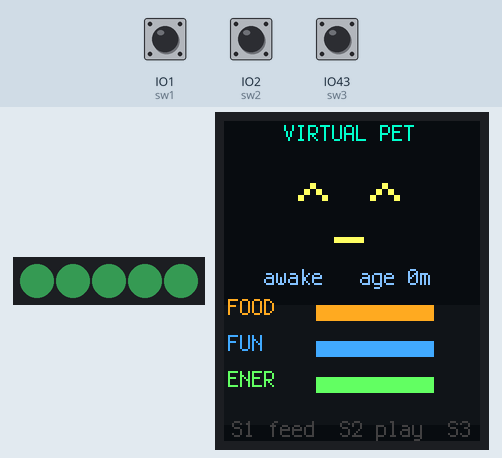
The program below on a simulated ESP32 board running CircuitPython. Shown: 5 RGB LEDs in strip order, left to right, 128×160 colour display. Inputs (shaded band) come from the test bench; at power-on: IO43 (sw3) HIGH, IO1 (sw1) HIGH, IO2 (sw2) HIGH. Dim RGB values are drawn brighter than linear.

Above: at 1.2 s.
1.3 s: IO43 (sw3) pulled LOW for 0.15 s
At 2.45 s:
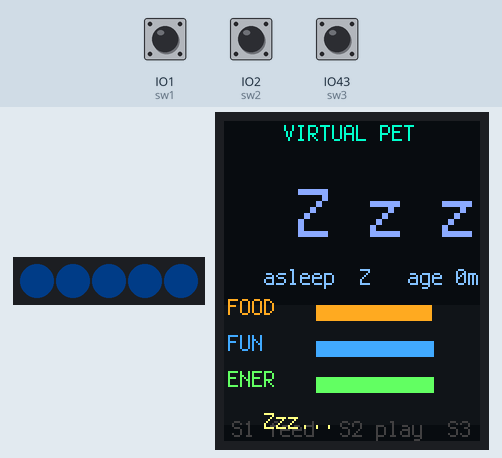
3.2 s: IO1 (sw1) pulled LOW for 0.15 s
At 3.96 s:
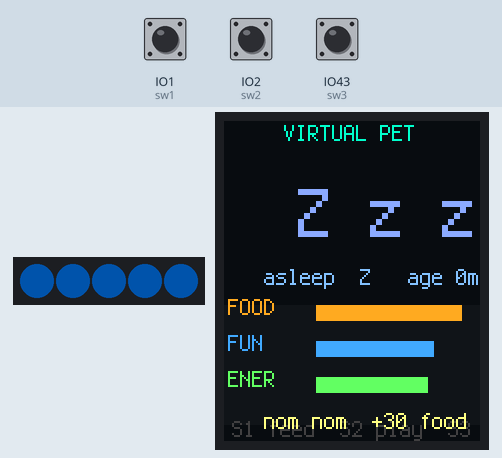
4.9 s: IO2 (sw2) pulled LOW for 0.15 s
At 5.54 s:
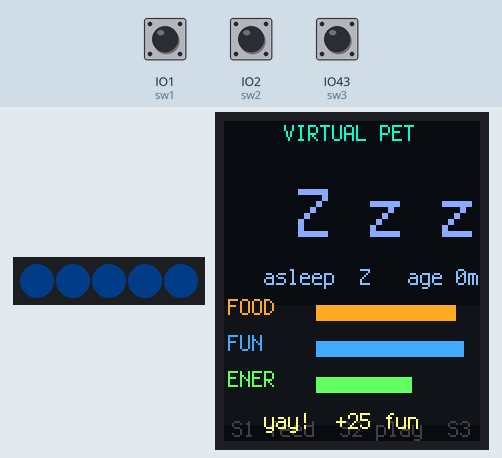
6.6 s: IO1 (sw1) pulled LOW for 1 s
At 7.09 s:
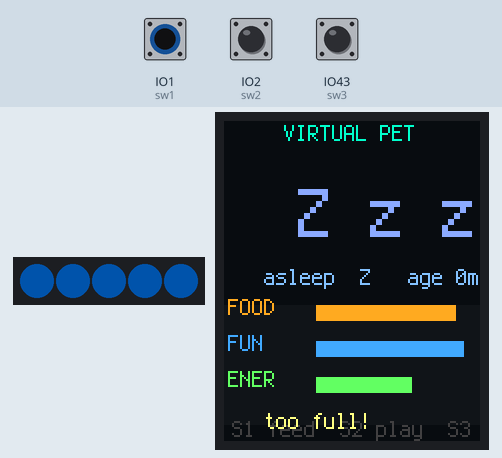
9.1 s: IO2 (sw2) pulled LOW for 0.15 s
At 10.2 s:
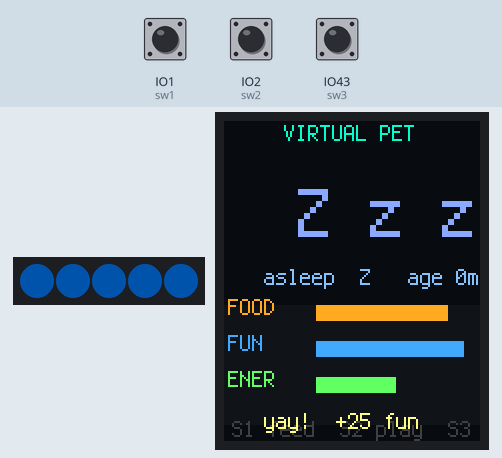
10.7 s: IO1 (sw1) driven LOW and IO43 (sw3) driven LOW
At 11.42 s:
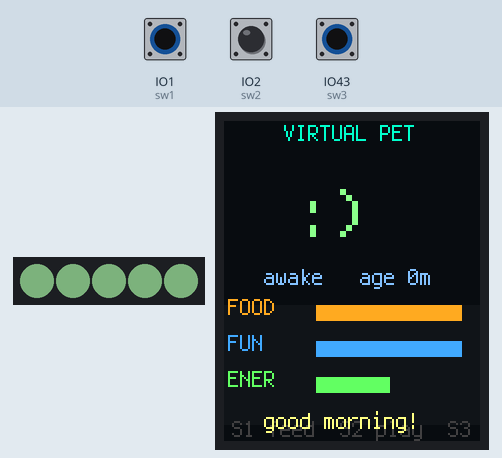
Timing chart, 0 to 13.5 s (numbered marks = the images above; inputs shaded):
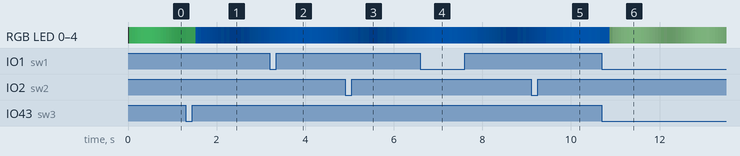

Measured:
- after the input at 3.2 s, the display: first differs from a run without the input after 0.06 s (image 2 shows a later state)
- after the input at 4.9 s, the display: first changes at once (image 3 shows a later state)
- after the input at 6.6 s, the display: first differs from a run without the input after 0.07 s (image 4 shows a later state)
- after the input at 9.1 s, the display: first changes at once (image 5 shows a later state)
- after the input at 10.7 s, the display: first changes after 0.18 s (image 6 shows a later state)

The program:

code.py
```python
"""
code.py -- Tamagotchi (virtual pet)
====================================================================
A tiny virtual pet that lives on your badge. It gets hungry, bored and
tired over time -- feed it, play with it, and let it sleep. Its mood
shows on the display as an ASCII face and on the 5 NeoPixels as a
mood colour that gently breathes.

The pet's stats and its total age are saved in NVM (offset 76..81)
roughly every 20 seconds and whenever you interact, so it remembers
you across resets and power cycles. Because the badge has no battery
backed clock, the pet doesn't age or get hungry while powered off --
it's simply waiting, exactly as you left it.

Controls
--------
  SW1 (IO1)   -- FEED    (fills hunger; no-op if already full)
  SW2 (IO2)   -- PLAY    (raises fun; costs energy; no-op if exhausted)
  SW3 (IO43)  -- SLEEP / WAKE toggle
"""

import time
import math
import board
import busio
import displayio
import fourwire
import digitalio
import neopixel
import microcontroller
import bitmaptools
import adafruit_st7735r
from adafruit_display_text import label
import terminalio

# ------------------------------------------------------------------
# Hardware
# ------------------------------------------------------------------
pixels = neopixel.NeoPixel(board.IO4, 5, brightness=0.3, auto_write=False)
pixels.fill((0, 0, 0)); pixels.show()

sw1 = digitalio.DigitalInOut(board.IO1);  sw1.switch_to_input(pull=digitalio.Pull.UP)
sw2 = digitalio.DigitalInOut(board.IO2);  sw2.switch_to_input(pull=digitalio.Pull.UP)
sw3 = digitalio.DigitalInOut(board.IO43); sw3.switch_to_input(pull=digitalio.Pull.UP)

font_cs = digitalio.DigitalInOut(board.IO9); font_cs.switch_to_output(value=True)
bl = digitalio.DigitalInOut(board.IO5); bl.switch_to_output(value=False)

displayio.release_displays()
spi = busio.SPI(clock=board.IO12, MOSI=board.IO11)
display_bus = fourwire.FourWire(
    spi, command=board.IO6, chip_select=board.IO10, reset=board.IO7,
    baudrate=8_000_000,
)
display = adafruit_st7735r.ST7735R(
    display_bus, width=128, height=160, rotation=0, bgr=True, auto_refresh=False,
)

# ------------------------------------------------------------------
# Display layout
# ------------------------------------------------------------------
scene = displayio.Group()
bg = displayio.Bitmap(128, 160, 1)
bp = displayio.Palette(1); bp[0] = 0x0A0E14
scene.append(displayio.TileGrid(bg, pixel_shader=bp, x=0, y=0))

title = label.Label(terminalio.FONT, text="VIRTUAL PET", color=0x00FFCC, x=30, y=6)
face_lbl = label.Label(terminalio.FONT, text="^_^", color=0xFFFF88, scale=3, x=37, y=46)
status_lbl = label.Label(terminalio.FONT, text="", color=0x80C0FF, x=20, y=78)
scene.append(title); scene.append(face_lbl); scene.append(status_lbl)

# Stat bars drawn on a bitmap in the lower half
BAR_X = 46
BAR_W = 74
BAR_H = 8
BAR_Y0 = 92
BAR_ROW = 18
bars_bmp = displayio.Bitmap(128, 60, 4)
bars_pal = displayio.Palette(4)
bars_pal[0] = 0x101418   # track
bars_pal[1] = 0xFFAA22   # hunger (food)
bars_pal[2] = 0x44AAFF   # fun (play)
bars_pal[3] = 0x66FF66   # energy (sleep)
scene.append(displayio.TileGrid(bars_bmp, pixel_shader=bars_pal, x=0, y=BAR_Y0))

lbl_food = label.Label(terminalio.FONT, text="FOOD", color=0xFFAA22, x=2, y=BAR_Y0 + 1)
lbl_fun = label.Label(terminalio.FONT, text="FUN", color=0x44AAFF, x=2, y=BAR_Y0 + BAR_ROW + 1)
lbl_nrg = label.Label(terminalio.FONT, text="ENER", color=0x66FF66, x=2, y=BAR_Y0 + 2 * BAR_ROW + 1)
scene.append(lbl_food); scene.append(lbl_fun); scene.append(lbl_nrg)

hint = label.Label(terminalio.FONT, text="S1 feed  S2 play  S3 sleep", color=0x404040, x=4, y=154)
scene.append(hint)

toast_lbl = label.Label(terminalio.FONT, text="", color=0xFFFFFF, x=20, y=150)
scene.append(toast_lbl)

display.root_group = scene


# ------------------------------------------------------------------
# NVM persistence (offset 76..81): hunger, fun, energy, age(3 BE)
# ------------------------------------------------------------------
def load_state():
    n = microcontroller.nvm
    if n[76] == 0xFF and n[77] == 0xFF:   # fresh flash
        return 80.0, 80.0, 80.0, 0
    hunger = n[76]
    fun = n[77]
    energy = n[78]
    age = (n[79] << 16) | (n[80] << 8) | n[81]
    return float(hunger), float(fun), float(energy), age


def save_state(hunger, fun, energy, age):
    n = microcontroller.nvm
    n[76] = int(hunger) & 0xFF
    n[77] = int(fun) & 0xFF
    n[78] = int(energy) & 0xFF
    n[79] = (age >> 16) & 0xFF
    n[80] = (age >> 8) & 0xFF
    n[81] = age & 0xFF


hunger, fun, energy, age = load_state()
sleeping = False


# ------------------------------------------------------------------
# Mood / face / LEDs
# ------------------------------------------------------------------
def dominant_need():
    needs = [("FOOD", hunger), ("FUN", fun), ("ENER", energy)]
    needs.sort(key=lambda x: x[1])
    return needs[0]


def face_for():
    if sleeping:
        return "Z z z", 0x88AAFF
    # urgent need first
    if hunger <= 30:
        return ">o<", 0xFFAA22
    if energy <= 30:
        return "-_-", 0x9966FF
    if fun <= 30:
        return ":(", 0x4488FF
    if hunger >= 70 and fun >= 70 and energy >= 70:
        return "^_^", 0xFFFF66
    return ":)", 0x88FF88


def mood_led_color():
    if sleeping:
        return (0, 80, 160)
    if hunger <= 30:
        return (255, 140, 30)
    if energy <= 30:
        return (120, 80, 200)
    if fun <= 30:
        return (60, 120, 255)
    if hunger >= 70 and fun >= 70 and energy >= 70:
        return (80, 220, 120)
    return (140, 200, 140)


# ------------------------------------------------------------------
# Bars + status rendering
# ------------------------------------------------------------------
def draw_bars():
    bitmaptools.fill_region(bars_bmp, 0, 0, 128, 60, 0)
    for i, (val, col) in enumerate(((hunger, 1), (fun, 2), (energy, 3))):
        y = i * BAR_ROW
        # track
        bitmaptools.fill_region(bars_bmp, BAR_X, y, BAR_X + BAR_W, y + BAR_H, 0)
        filled = int(BAR_W * max(0, min(100, val)) / 100)
        if filled:
            bitmaptools.fill_region(bars_bmp, BAR_X, y, BAR_X + filled, y + BAR_H, col)
    display.refresh()


def fmt_age(sec):
    sec = int(sec)
    h = sec // 3600
    m = (sec % 3600) // 60
    if h:
        return "age %dh %dm" % (h, m)
    return "age %dm" % m


def render():
    txt, col = face_for()
    face_lbl.text = txt
    face_lbl.color = col
    mode = "asleep  Z" if sleeping else "awake"
    status_lbl.text = "%s   %s" % (mode, fmt_age(age))
    draw_bars()
    display.refresh()


def show_toast(msg):
    toast_lbl.text = msg
    toast_lbl.color = 0xFFFF80


def clear_toast():
    toast_lbl.text = ""


# ------------------------------------------------------------------
# Actions
# ------------------------------------------------------------------
def feed():
    global hunger, energy
    if hunger >= 92:
        show_toast("too full!")
        return
    hunger = min(100, hunger + 30)
    energy = max(0, energy - 4)
    show_toast("nom nom  +30 food")


def play():
    global fun, energy, hunger
    if energy < 15:
        show_toast("too tired to play")
        return
    fun = min(100, fun + 25)
    energy = max(0, energy - 12)
    hunger = max(0, hunger - 5)
    show_toast("yay!  +25 fun")


def toggle_sleep():
    global sleeping
    sleeping = not sleeping
    show_toast("Zzz..." if sleeping else "good morning!")


# ------------------------------------------------------------------
# Main loop
# ------------------------------------------------------------------
render()
bl.value = True

last_tick = time.monotonic()
last_save = time.monotonic()
last_blink = time.monotonic()
blink_until = 0.0
toast_clear_at = 0.0
s1p = s2p = s3p = True

while True:
    now = time.monotonic()
    dt = now - last_tick
    last_tick = now

    # --- decay / regen ---
    if sleeping:
        energy = min(100, energy + dt / 4.0)
        hunger = max(0, hunger - dt / 12.0)
        # fun holds while asleep
    else:
        hunger = max(0, hunger - dt / 7.0)
        fun = max(0, fun - dt / 10.0)
        energy = max(0, energy - dt / 15.0)
    age += dt

    # --- buttons ---
    v1, v2, v3 = sw1.value, sw2.value, sw3.value
    p1 = (not v1) and s1p
    p2 = (not v2) and s2p
    p3 = (not v3) and s3p
    s1p, s2p, s3p = v1, v2, v3
    if p1:
        feed(); toast_clear_at = now + 1.2
    if p2:
        play(); toast_clear_at = now + 1.2
    if p3:
        toggle_sleep(); toast_clear_at = now + 1.2
        time.sleep(0.15)

    # --- render stats first (sets the normal face + bars + status) ---
    render()

    # --- blink animation (awake only), applied after render so it sticks ---
    if not sleeping and now - last_blink > 4.0:
        last_blink = now
        blink_until = now + 0.15
    if not sleeping and now < blink_until:
        face_lbl.text = "-_-"
        display.refresh()

    # --- clear transient toast after its window ---
    if toast_clear_at and now >= toast_clear_at:
        clear_toast()
        toast_clear_at = 0.0
        display.refresh()

    # --- LED breathing ---
    base = mood_led_color()
    breath = 0.6 + 0.4 * math.sin(now * 2.0) if sleeping else 0.7 + 0.3 * math.sin(now * 4.0)
    col = tuple(min(255, int(c * breath)) for c in base)
    pixels.fill(col)
    pixels.show()

    # --- persist roughly every 20 s ---
    if now - last_save > 20.0:
        save_state(hunger, fun, energy, int(age))
        last_save = now

    time.sleep(0.05)
```
